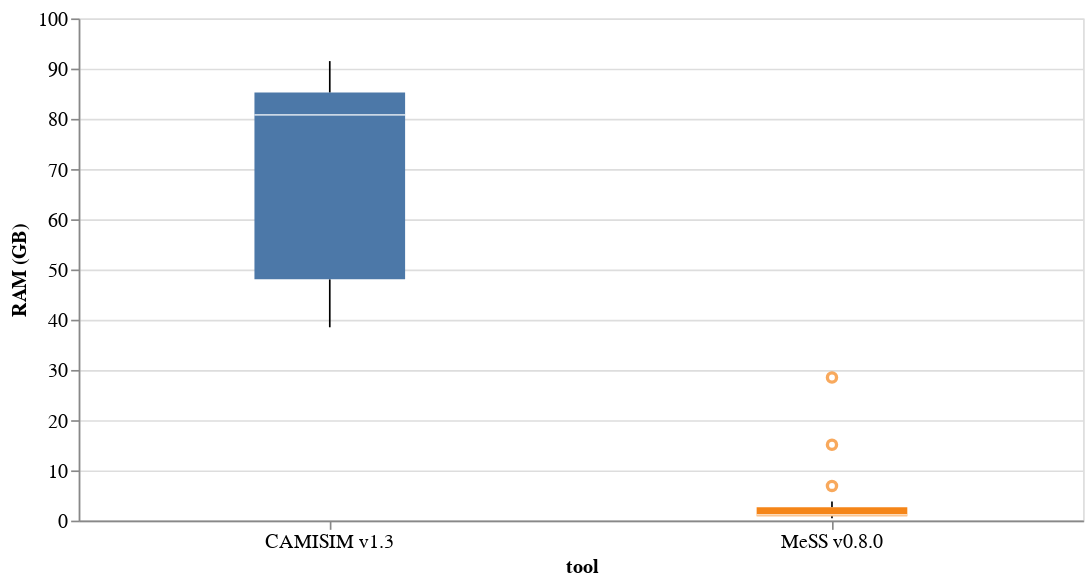

Source (notebook cell):
### Code cell
bp = alt.Chart(df[["tool","RAM"]]).mark_boxplot(size=90).encode(
    alt.X("tool:N", axis=alt.Axis(labelAngle=0)),
    alt.Y("RAM:Q").title("RAM (GB)"),
    alt.Color("tool:N").legend(None),
).properties(
    width=600,
    height=300
).configure_axis(
    labelFontSize=12,
    titleFontSize=12
)
bp

### Figure 1 — Vega-Lite specification as saved in the notebook (floating-point values rounded to 4 significant figures)
{"config": {"view": {"continuousWidth": 300, "continuousHeight": 300}, "axis": {"labelFontSize": 12, "titleFontSize": 12}}, "data": {"name": "data-bc0a55ffc3e4ee9fac4246d0db4d327f"}, "mark": {"type": "boxplot", "size": 90}, "encoding": {"color": {"field": "tool", "legend": null, "type": "nominal"}, "x": {"axis": {"labelAngle": 0}, "field": "tool", "type": "nominal"}, "y": {"field": "RAM", "title": "RAM (GB)", "type": "quantitative"}}, "height": 300, "width": 600, "$schema": "https://vega.github.io/schema/vega-lite/v5.16.3.json", "datasets": {"data-bc0a55ffc3e4ee9fac4246d0db4d327f": [{"tool": "CAMISIM v1.3", "RAM": 38.5}, {"tool": "CAMISIM v1.3", "RAM": 41.2}, {"tool": "CAMISIM v1.3", "RAM": 85.1}, {"tool": "CAMISIM v1.3", "RAM": 38.5}, {"tool": "CAMISIM v1.3", "RAM": 49.4}, {"tool": "CAMISIM v1.3", "RAM": 85.1}, {"tool": "CAMISIM v1.3", "RAM": 85.1}, {"tool": "CAMISIM v1.3", "RAM": 77.0}, {"tool": "CAMISIM v1.3", "RAM": 68.7}, {"tool": "CAMISIM v1.3", "RAM": 44.0}, {"tool": "CAMISIM v1.3", "RAM": 71.5}, {"tool": "CAMISIM v1.3", "RAM": 84.6}, {"tool": "CAMISIM v1.3", "RAM": 85.6}, {"tool": "CAMISIM v1.3", "RAM": 86.0}, {"tool": "CAMISIM v1.3", "RAM": 88.7}, {"tool": "CAMISIM v1.3", "RAM": 91.5}, {"tool": "MeSS v0.8.0", "RAM": 0.5389}, {"tool": "MeSS v0.8.0", "RAM": 1.1}, {"tool": "MeSS v0.8.0", "RAM": 0.4854}, {"tool": "MeSS v0.8.0", "RAM": 0.8931}, {"tool": "MeSS v0.8.0", "RAM": 0.8593}, {"tool": "MeSS v0.8.0", "RAM": 0.6646}, {"tool": "MeSS v0.8.0", "RAM": 1.2}, {"tool": "MeSS v0.8.0", "RAM": 1.1}, {"tool": "MeSS v0.8.0", "RAM": 1.2}, {"tool": "MeSS v0.8.0", "RAM": 0.8719}, {"tool": "MeSS v0.8.0", "RAM": 1.6}, {"tool": "MeSS v0.8.0", "RAM": 2.3}, {"tool": "MeSS v0.8.0", "RAM": 3.8}, {"tool": "MeSS v0.8.0", "RAM": 6.9}, {"tool": "MeSS v0.8.0", "RAM": 15.1}, {"tool": "MeSS v0.8.0", "RAM": 28.5}]}}
